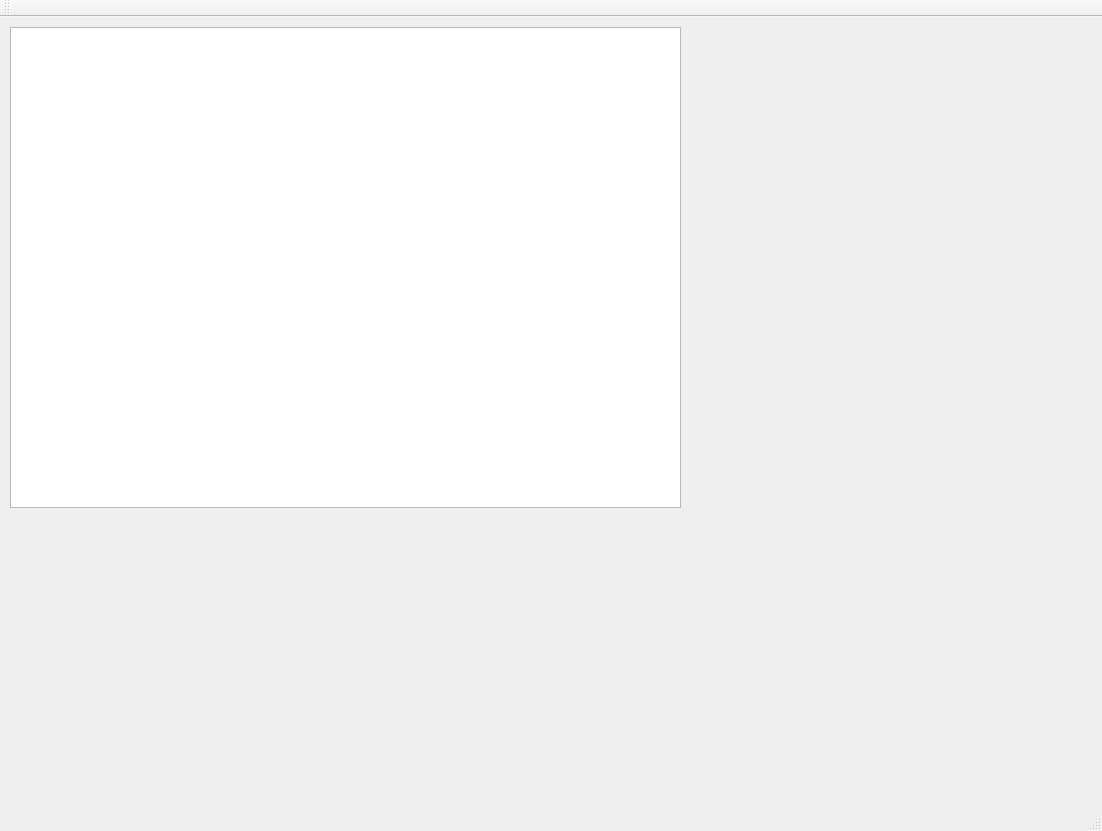
<?xml version="1.0" encoding="UTF-8"?>
<ui version="4.0">
 <class>MainWindowKopytina</class>
 <widget class="QMainWindow" name="MainWindowKopytina">
  <property name="geometry">
   <rect>
    <x>0</x>
    <y>0</y>
    <width>1102</width>
    <height>831</height>
   </rect>
  </property>
  <property name="windowTitle">
   <string>MainWindowKopytina</string>
  </property>
  <widget class="QWidget" name="centralWidget">
   <widget class="QGraphicsView" name="graphicsView">
    <property name="geometry">
     <rect>
      <x>10</x>
      <y>10</y>
      <width>671</width>
      <height>481</height>
     </rect>
    </property>
   </widget>
  </widget>
  <widget class="QMenuBar" name="menuBar">
   <property name="geometry">
    <rect>
     <x>0</x>
     <y>0</y>
     <width>1102</width>
     <height>21</height>
    </rect>
   </property>
  </widget>
  <widget class="QToolBar" name="mainToolBar">
   <attribute name="toolBarArea">
    <enum>TopToolBarArea</enum>
   </attribute>
   <attribute name="toolBarBreak">
    <bool>false</bool>
   </attribute>
  </widget>
  <widget class="QStatusBar" name="statusBar"/>
 </widget>
 <layoutdefault spacing="6" margin="11"/>
 <resources/>
 <connections/>
</ui>
